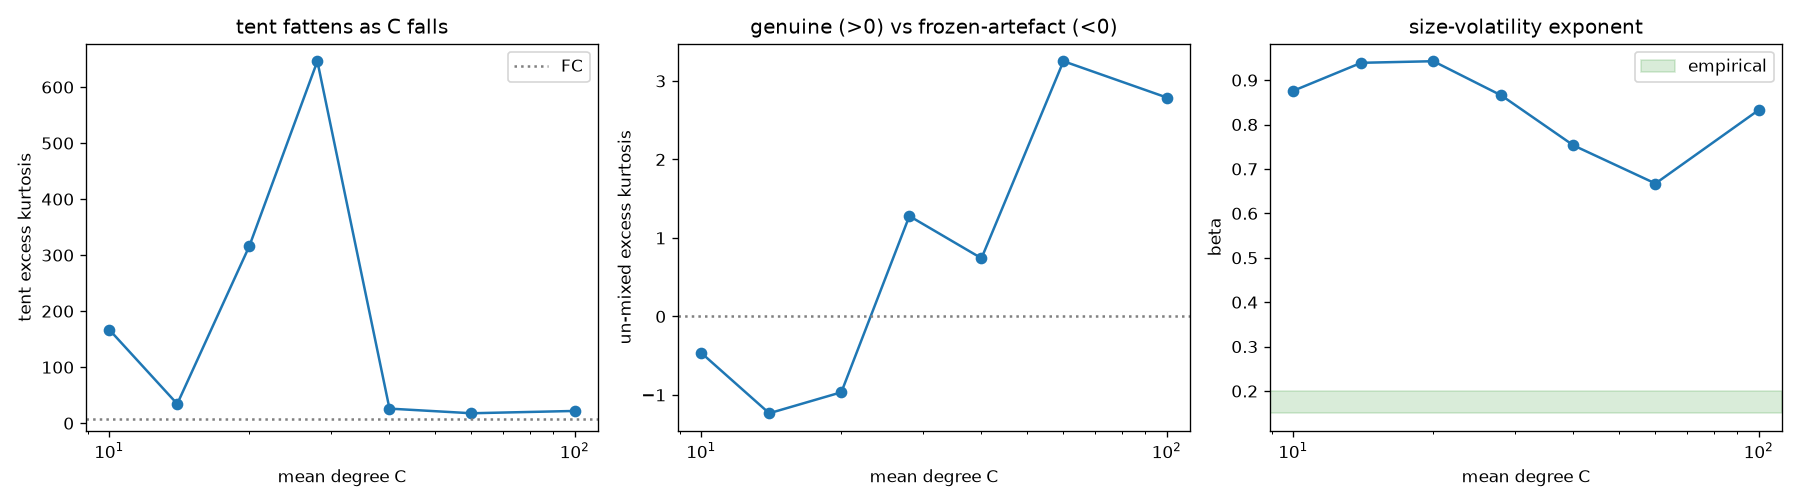

Here is the Python script that generated this plot:
"""How own-degree departs from fully-connected as the mean degree C falls.

Own-degree keeps the single-site field variance ~sigma^2 M2 regardless of C, so reducing
C does NOT move the phase -- it only makes each firm's field a sum of FEWER neighbours,
i.e. less Gaussian => fatter growth tails. This sweeps C at the locked own-degree point
(mu=1.76, sigma=1.75) and tracks beta, survival, the fluctuating fraction, the tent
fatness (excess kurtosis), and -- the genuine-tent test -- the excess kurtosis of the
per-firm UN-MIXED growth ghat=(g-gbar)/sigma_i. FC family: unmix ~ 0 (a real fat tail
stays >0; a frozen+volatile mixing artefact goes <0). Large C -> FC limit (exk~7).

    uv run python rowavg/c_sweep.py [--smoke]
"""
import sys, os, signal
sys.path.insert(0, os.path.dirname(os.path.dirname(os.path.abspath(__file__))))
import numpy as np
from scipy.stats import kurtosis
import matplotlib
matplotlib.use("Agg")
import matplotlib.pyplot as plt
from joblib import Parallel, delayed
from relative_glv.model import coupling, integrate, growth_rate, survivors
from relative_glv.msb import size_volatility, tent_stats

HERE = os.path.dirname(os.path.abspath(__file__))
SMOKE = "--smoke" in sys.argv
MU, SIGMA, LAM, KIND = 1.76, 1.75, 1e-3, "powerlaw_owndeg"
N, SEEDS = (800, 3) if SMOKE else (1500, 4)
TMAX, NEV, LATE, DT = ((120.0, 600, (95.0, 118.0), 0.5) if SMOKE
                       else (250.0, 1000, (200.0, 245.0), 0.5))
CLIST = [100, 60, 40, 28, 20, 14, 10, 7]
TIMEOUT = 420


def _alarm(_s, _f):
    raise TimeoutError()


def run(C, seed):
    signal.signal(signal.SIGALRM, _alarm); signal.alarm(TIMEOUT)
    try:
        a = coupling(N, MU, SIGMA, kind=KIND, seed=seed, mean_degree=C)
        r = integrate(a, tmax=TMAX, n_eval=NEV, lam=LAM, seed=seed,
                      method="LSODA", rtol=1e-5, atol=1e-8)   # stiff-capable: RK45 fails at intermediate C
        signal.alarm(0)
    except TimeoutError:
        return None
    if not r["success"]:
        return None
    deg = np.diff(a.indptr)
    W = r["W"]
    sv = size_volatility(W, r["t"], window=LATE, dt=DT, n_bins=20)
    if sv["growth"].size == 0 or not np.isfinite(sv["beta"]):
        return None
    g, vol = sv["growth"], sv["vol"]
    gh = ((g - g.mean(1, keepdims=True)) / vol[:, None]).ravel()
    gh = gh[np.isfinite(gh)]
    return dict(C=float(C), kmean=float(deg.mean()), kmin=int(deg.min()), beta=float(sv["beta"]),
                surv=int(survivors(W, 1e-6).sum()), exk=float(tent_stats(g)["exkurt"]),
                unmix=float(kurtosis(gh)), g_eff=float(growth_rate(r["t"], r["lnM"], 0.3)),
                fluc=float(np.mean(vol > 1e-3)))


def main():
    print(f"own-degree C-sweep  mu={MU} sigma={SIGMA}  N={N}x{SEEDS}   (FC ref: beta~0.84 exk~7 unmix~+0.4)\n")
    print(f'{"C":>5}{"<k>":>6}{"kmin":>6}{"surv":>6}{"fluc":>6}{"g_eff":>7}{"beta":>6}{"exk":>7}{"unmix_exk":>11}')
    rows = []
    for C in CLIST:
        recs = [x for x in Parallel(n_jobs=4, backend="loky")(
            delayed(run)(C, s) for s in range(SEEDS)) if x]
        if not recs:
            print(f'{C:>5}   all seeds failed/froze', flush=True); continue
        med = {k: float(np.median([r[k] for r in recs])) for k in recs[0]}
        rows.append(med)
        print(f'{C:>5.0f}{med["kmean"]:>6.0f}{med["kmin"]:>6.0f}{med["surv"]:>6.0f}{med["fluc"]:>6.2f}'
              f'{med["g_eff"]:>+7.2f}{med["beta"]:>6.2f}{med["exk"]:>7.1f}{med["unmix"]:>+11.2f}', flush=True)
    if not rows:
        print("nothing survived"); return
    C = [r["C"] for r in rows]
    fig, ax = plt.subplots(1, 3, figsize=(15, 4.2))
    ax[0].semilogx(C, [r["exk"] for r in rows], "o-"); ax[0].axhline(7, color="grey", ls=":", label="FC")
    ax[0].set(xlabel="mean degree C", ylabel="tent excess kurtosis", title="tent fattens as C falls")
    ax[0].legend()
    ax[1].semilogx(C, [r["unmix"] for r in rows], "o-"); ax[1].axhline(0, color="grey", ls=":")
    ax[1].set(xlabel="mean degree C", ylabel="un-mixed excess kurtosis",
              title="genuine (>0) vs frozen-artefact (<0)")
    ax[2].semilogx(C, [r["beta"] for r in rows], "o-")
    ax[2].axhspan(0.15, 0.20, color="green", alpha=0.15, label="empirical")
    ax[2].set(xlabel="mean degree C", ylabel="beta", title="size-volatility exponent"); ax[2].legend()
    plt.tight_layout()
    out = os.path.join(HERE, "c_sweep.png")
    plt.savefig(out, dpi=120)
    np.savez(os.path.join(HERE, "c_sweep.npz"), **{k: np.array([r[k] for r in rows]) for k in rows[0]})
    print(f"\nsaved {out}\n      {os.path.join(HERE, 'c_sweep.npz')}")


if __name__ == "__main__":
    main()
